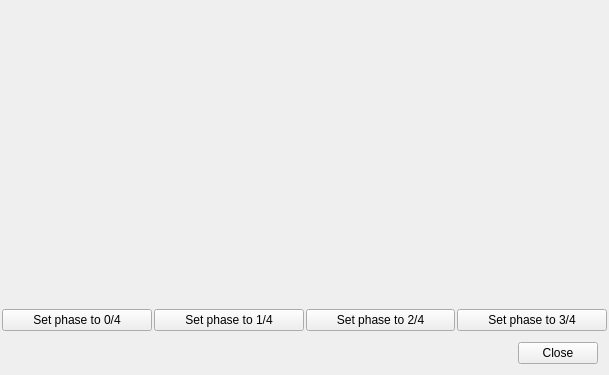
<?xml version="1.0" encoding="UTF-8"?>
<ui version="4.0">
 <class>Form</class>
 <widget class="QWidget" name="Form">
  <property name="geometry">
   <rect>
    <x>0</x>
    <y>0</y>
    <width>609</width>
    <height>375</height>
   </rect>
  </property>
  <property name="windowTitle">
   <string>Form</string>
  </property>
  <layout class="QVBoxLayout" name="verticalLayout">
   <property name="spacing">
    <number>2</number>
   </property>
   <property name="leftMargin">
    <number>2</number>
   </property>
   <property name="topMargin">
    <number>2</number>
   </property>
   <property name="rightMargin">
    <number>2</number>
   </property>
   <property name="bottomMargin">
    <number>2</number>
   </property>
   <item>
    <widget class="QWidget" name="tableParent" native="true">
     <layout class="QVBoxLayout" name="verticalLayout_3" stretch="">
      <property name="spacing">
       <number>1</number>
      </property>
     </layout>
    </widget>
   </item>
   <item>
    <layout class="QHBoxLayout" name="horizontalLayout">
     <item>
      <widget class="QPushButton" name="phase_04">
       <property name="text">
        <string>Set phase to 0/4</string>
       </property>
      </widget>
     </item>
     <item>
      <widget class="QPushButton" name="phase_14">
       <property name="text">
        <string>Set phase to 1/4</string>
       </property>
      </widget>
     </item>
     <item>
      <widget class="QPushButton" name="phase_24">
       <property name="text">
        <string>Set phase to 2/4</string>
       </property>
      </widget>
     </item>
     <item>
      <widget class="QPushButton" name="phase_34">
       <property name="text">
        <string>Set phase to 3/4</string>
       </property>
      </widget>
     </item>
    </layout>
   </item>
   <item>
    <widget class="QWidget" name="" native="true">
     <property name="sizePolicy">
      <sizepolicy hsizetype="Preferred" vsizetype="Fixed">
       <horstretch>0</horstretch>
       <verstretch>0</verstretch>
      </sizepolicy>
     </property>
     <layout class="QHBoxLayout" name="horizontalLayout_2">
      <property name="spacing">
       <number>1</number>
      </property>
      <item>
       <widget class="QLabel" name="progress">
        <property name="text">
         <string/>
        </property>
       </widget>
      </item>
      <item>
       <spacer name="horizontalSpacer">
        <property name="orientation">
         <enum>Qt::Horizontal</enum>
        </property>
        <property name="sizeHint" stdset="0">
         <size>
          <width>40</width>
          <height>20</height>
         </size>
        </property>
       </spacer>
      </item>
      <item>
       <widget class="QPushButton" name="close_button">
        <property name="text">
         <string>Close</string>
        </property>
       </widget>
      </item>
     </layout>
    </widget>
   </item>
  </layout>
 </widget>
 <resources/>
 <connections/>
</ui>
